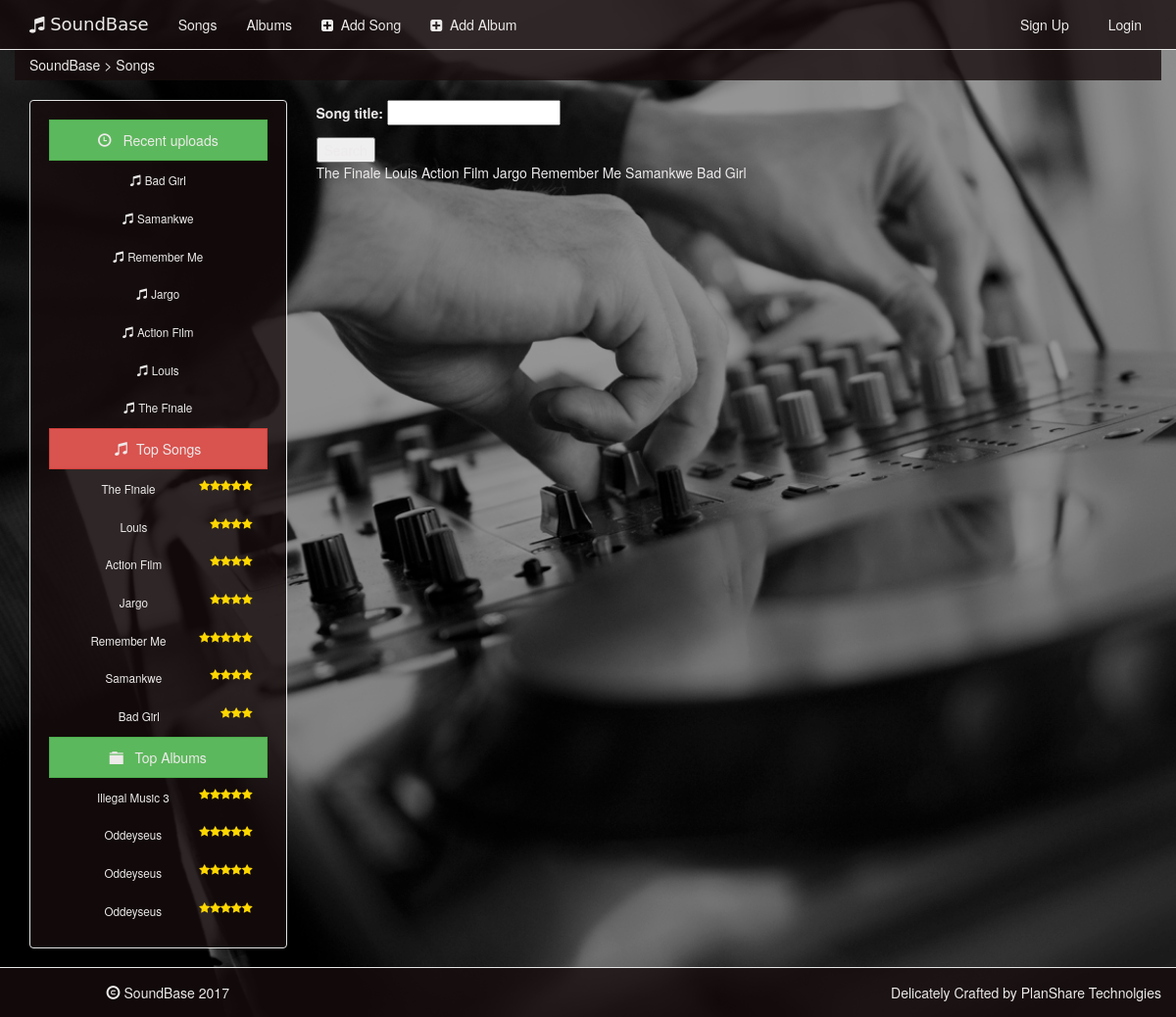
The app's page /search/ with its own data.
### musicplay/models.py (models this page shows, shortened)
class Song(models.Model):
    song_title = models.CharField(max_length=100)
    slug = models.SlugField(blank=True)
    artiste = models.CharField(max_length=100)
    album = models.ForeignKey('Album', on_delete=models.SET_NULL, null=True)
    genre = models.CharField(max_length=100)
    release_year = models.CharField(max_length=4)
    rating = models.CharField(max_length=6, choices=RATINGS_CHOICE, default='1 STAR' )
    song_file = models.FileField(upload_to='songs')
    song_art = models.FileField(upload_to='song_art')
    uploaded_by = models.CharField(max_length=25, default='uploader', blank=True)
    def __str__(self):
        return (self.song_title)

class Album (models.Model):
    album_title = models.CharField(max_length=100)
    slug = models.SlugField()
    artiste = models.CharField(max_length=100)
    genre = models.CharField(max_length=100)
    release_year = models.CharField(max_length=4)
    rating = models.CharField(max_length=6, choices=RATINGS_CHOICE, default='1 STAR')
    album_art = models.FileField(upload_to='album_art')
    uploaded_by = models.CharField(max_length=25, default='uploader', blank=True)
    def __str__(self):
        return (self.album_title)

### musicplay/views.py (the view)
# urls.py: url(r'^search/$', views.search, name='search'),
def search(request):
    songs = Song.objects.all()
    song_filter = Songfilter(request.GET, queryset=songs)
    context= {'filter': song_filter}
    return render(request, 'musicplay/search.html', context)

### musicplay/views.py (called while the page is built)
def widgetview(request):
    queryset1 = Song.objects.filter(Q(rating='5 STAR')|Q(rating='4 STAR')|Q(rating='3 STAR'))
    queryset2 = Album.objects.filter(Q(rating='5 STAR') | Q(rating='4 STAR') | Q(rating='3 STAR'))
    queryset3 = Song.objects.all().order_by('-pk')
    context = {'latestsongs':queryset3, 'songtopratings': queryset1, 'albumtopratings': queryset2, '5star': range(5), '4star': range(4), '3star': range(3) }
    return context

### templates/musicplay/search.html
{% extends 'musicplay/base.html' %}
{% block body %}
<form method="get">
    {{ filter.form.as_p }}
    <button type="submit">Search</button>
  </form>
{% for song in filter.qs %}
    {{ song }}
{% endfor %}
{% endblock %}

### templates/musicplay/base.html (shortened to what this page needs)
<!DOCTYPE html>
<html lang="en">
	<head>
        <link href="/static/css/styles.css" rel="stylesheet">
		<link href="/static/css/bootstrap.css" rel="stylesheet">
        <link href="/static/css/font-awesome.css" rel="stylesheet">
		<link href="/static/css/styles.css" rel="stylesheet">
	</head>
	<body>
<header class="navbar navbar-default navbar-static-top" role="banner">
  <div class="container ">
    <div class="navbar-header">
      <a href="/" class="navbar-brand"><span class="fa fa-music"></span> SoundBase</a>
    </div>
    <nav class="collapse navbar-collapse" role="navigation">
      <ul class="nav navbar-nav">
        <li>
          <a href="{% url 'musicplay:index' %}">Songs</a>
        </li>
        <li>
          <a href="{% url 'musicplay:albums' %}">Albums</a>
        </li>
        <li>
          <a href="{% url 'musicplay:add_song' %}"><span class="fa fa-plus-square"></span>&nbsp; Add Song</a>
        </li>
        <li>
          <a href="{% url 'musicplay:add_album' %}"><span class="fa fa-plus-square"></span>&nbsp; Add Album</a>
        </li>
      </ul>
        <ul class="nav navbar-nav navbar-right list-inline accountnav">
            {% if user.is_authenticated %}
            <li>
              <a>Hi, {
                  { user.username }}</a>
            </li>
            <li>
              <a href="{% url 'account_logout' %}">Logout</a>
            </li>
            <li>
              <a href="{% url 'account_set_password' %}">Set Password</a>
            </li>
            <li>
                {% else %}
                <li>
                <a href="{% url 'account_signup' %}">Sign Up</a>
            </li>
            <li>
              <a href="{% url 'account_login' %}">Login</a>
            </li>
            {% endif %}
        </ul>
    </nav>
  </div>
</header>
<div class="container margin-container">
	<div class="row">
           {% block breadcrumb %} <h5 class="breadcrumb"> SoundBase > Songs </h5> {% endblock %}
    {% block topratings %}
  			<div class="col-md-3" id="leftCol">
				<div class="well sidebar">
              	<ul class="nav nav-stacked" id="sidebar">
                <li> <a class="btn btn-success" >  <span class="glyphicon glyphicon-time"></span>  &nbsp; Recent uploads</a> </li>
                    {% for song in latestsongs %}
                  <li>  <a class="ratingstext" href="{% url 'musicplay:songdetail' song.id %}"> <span class="glyphicon glyphicon-music"></span> {{ song }}</a></li>
                    {% endfor %}
                  <li><a class="btn btn-danger" >  <span class="glyphicon glyphicon-music"></span>  &nbsp;Top Songs</a></li>
                        {% for song in songtopratings %}
                          <li> <a class ="ratingstext"  href="{% url 'musicplay:songdetail' song.id %}" >{{ song }}
                              {% if song.rating == '5 STAR' %}
                                  {% for star in 5star %}
                                      <span style="color: gold; float: right" class="fa fa-star"></span>
                                  {% endfor %}{% endif %}
                              {% if song.rating == '4 STAR' %}
                                  {% for star in 4star %}
                                      <span style="color: gold; float: right" class="fa fa-star"></span>
                                  {% endfor %}{% endif %}
                              {% if song.rating == '3 STAR' %}
                                  {% for star in 3star %}
                                      <span style="color: gold; float: right" class="fa fa-star"></span>
                                  {% endfor %}{% endif %}&nbsp;
                          </a> </li>
                        {% endfor %}
                   <li> <a class="btn btn-success" >  <span class="glyphicon glyphicon-folder-close"></span>  &nbsp; Top Albums</a> </li>
                        {% for album in albumtopratings %}
                              <li>  <a class="ratingstext" href="{% url 'musicplay:albumdetail' album.id %}">
                                  {% if album.rating == '5 STAR' %}
                                  {% for star in 5star %}
                                      <span style="color: gold; float: right" class="fa fa-star"></span>
                                  {% endfor %}{% endif %}
                                  &nbsp;{{ album }}
                              </a> </li>
                        {% endfor %}
                </ul>
  				</div>
      		</div>
    {% endblock %}
                <div class="col-md-9">
                    {% block body %}
                    {% endblock %}
      		    </div>
  	</div>
</div>
	</body>
    <footer class="modal-footer"><a class="leftfooter">  <span class="glyphicon glyphicon-copyright-mark"></span>  SoundBase 2017 </a><a href="http://plansharetech.com"> Delicately Crafted by  PlanShare Technolgies <a/></footer>
</html>

### static/css/styles.css (style rules this page uses)
header { margin-bottom:30px; }
.ratingstext { font-size: smaller; }
footer { background: #e7e7e7; }
.leftfooter { float: left; margin-left:8%; }
.navbar { margin-bottom:0px; }
body { background: url('/static/img/back1.jpg'); background-size: cover; color: #edeaea; }
.breadcrumb { color:#edeaea; margin-top:0px; border-radius: 0px; background-color: #170d0dcc; }
.btn, .btn-success, .btn-danger { border-radius: 0px; }
.navbar-brand { font-family: "DejaVu Sans", "Bitstream Vera Sans", Verdana, Arial, sans-serif; }
.navbar-default .navbar-brand { color:#edeaea; }
.navbar-default .navbar-nav > li > a { color:#edeaea; }
input { color: #595151; }
.modal-footer { bottom: 0; position: fixed; width: 100%; background-color: #170d0dcc; }
.modal-footer a { color:#edeaea; }
.navbar-default { background-color: #170d0dcc; }
.sidebar { background-color: #170d0dcc; }
.sidebar a { color:#edeaea; text-decoration-color: #bce8f1; }
.margin-container { margin-bottom: 50px; }
.forms p, a { font-size: 14px; text-align: center; color: white; }

### records on screen
Song: song_title "Bad Girl", rating "3 STAR" (drawn)
Song: song_title "Samankwe", rating "4 STAR" (drawn)
Song: song_title "Remember Me", rating "5 STAR" (drawn)
Song: song_title "Jargo", rating "4 STAR" (drawn)
Song: song_title "Action Film", rating "4 STAR" (drawn)
Song: song_title "Louis", rating "4 STAR" (drawn)
Song: song_title "The Finale", rating "5 STAR" (drawn)
Album: rating "5 STAR" (drawn), album_title "Illegal Music 3"
Album: rating "5 STAR" (drawn), album_title "Oddeyseus"
Album: rating "5 STAR" (drawn), album_title "Oddeyseus"
Album: rating "5 STAR" (drawn), album_title "Oddeyseus"
